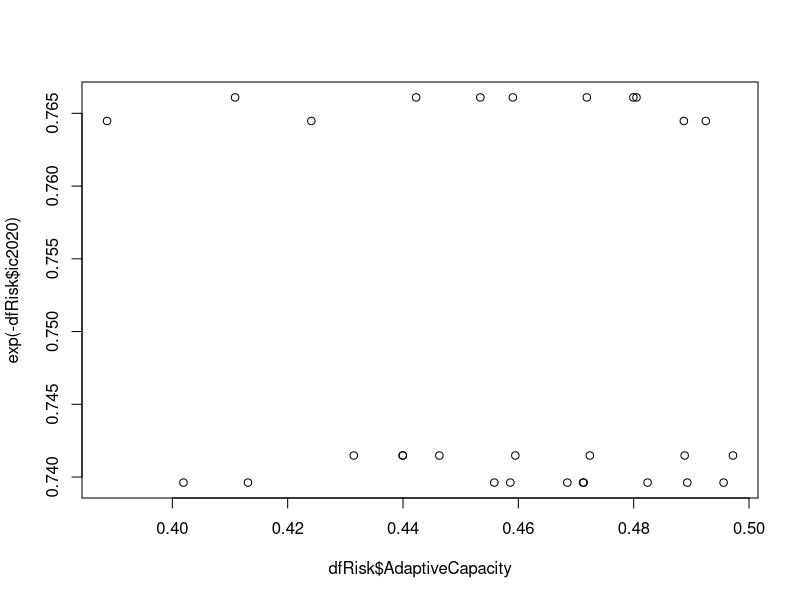
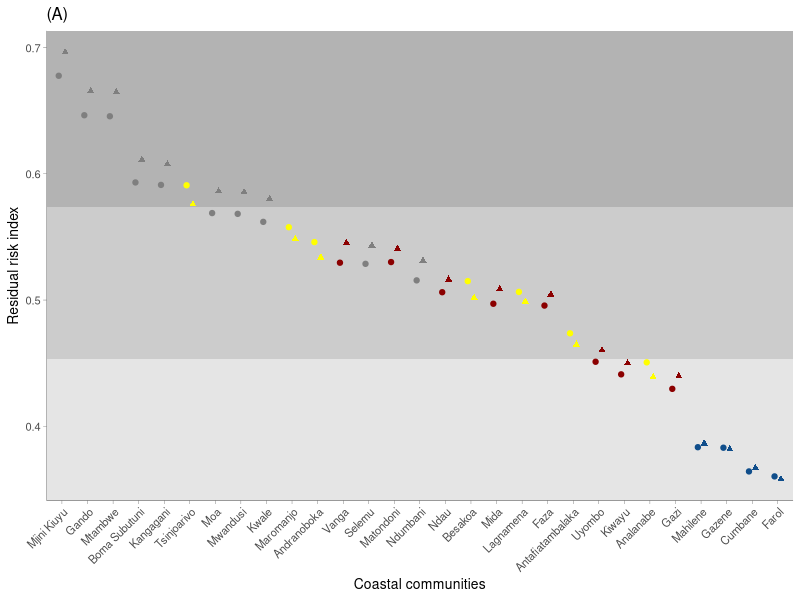
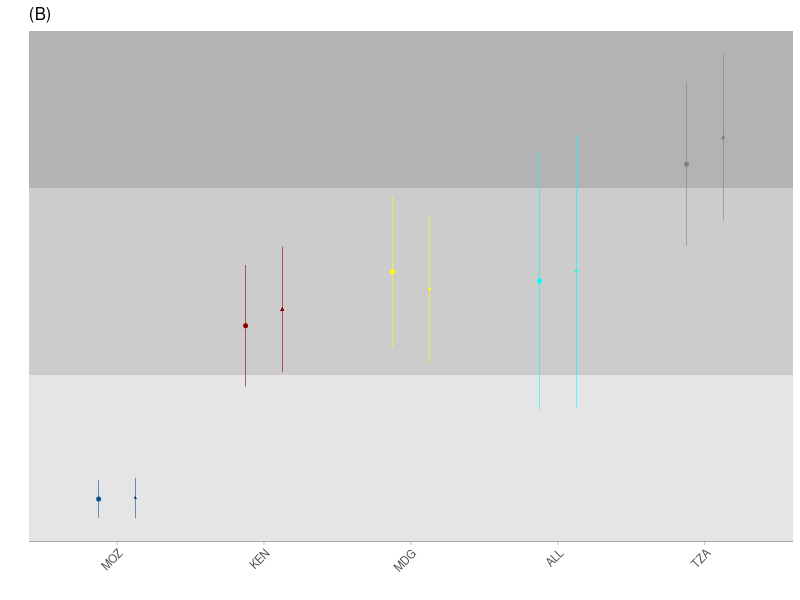
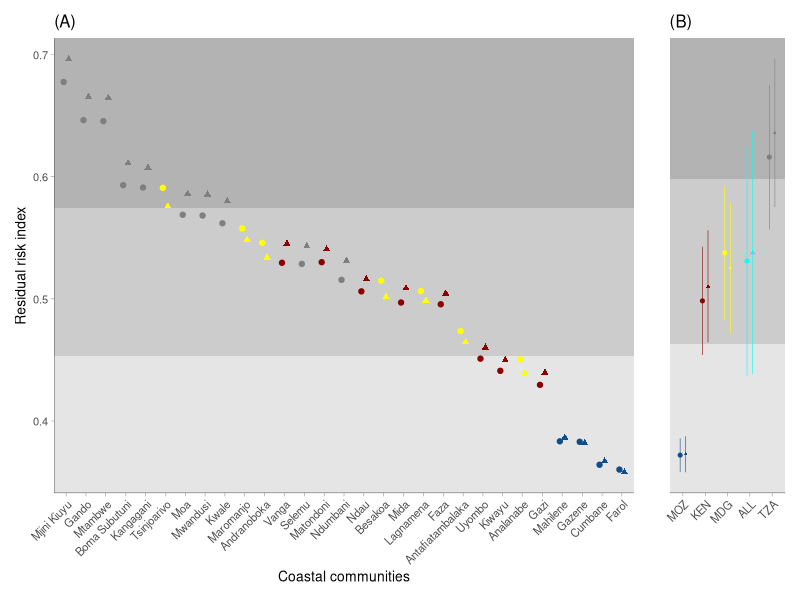
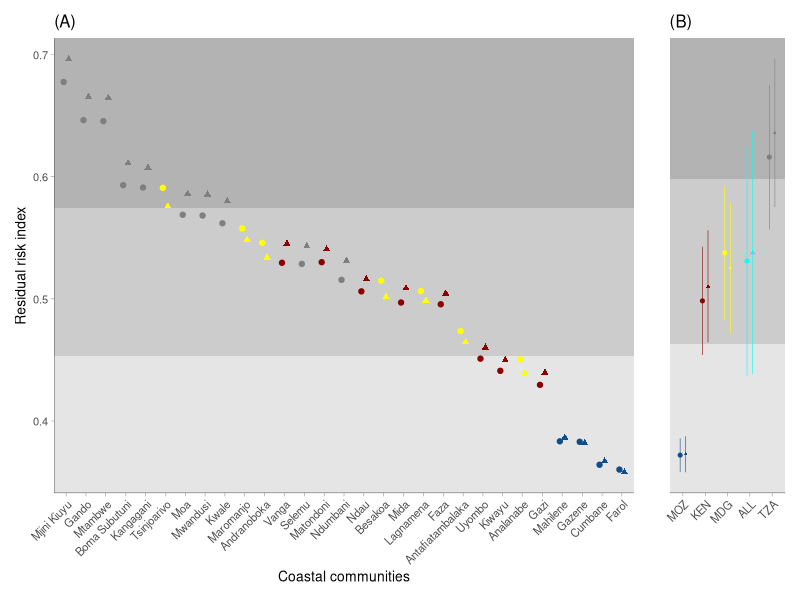

The R source for these figures, in order: (Note: this script raises an error after producing the figures.)
library(tidyverse)
dfRisk <- read_csv("2_Data/sheet/RiskDataFINAL.csv")
dfRisk <- dfRisk %>% mutate(ISO3 = Country,
                            ISO3 = ifelse(ISO3 == "Kenya", "KEN", ISO3),
                            ISO3 = ifelse(ISO3 == "Tanzania", "TZA", ISO3),
                            ISO3 = ifelse(ISO3 == "Madagascar", "MDG", ISO3),
                            ISO3 = ifelse(ISO3 == "Mozambique", "MOZ", ISO3))
I_Ctrl <- read_csv("2_Data/sheet/ImpactControl.csv")
dfRisk <- merge(dfRisk, I_Ctrl, by.x = "ISO3")
plot(dfRisk$AdaptiveCapacity, exp(-dfRisk$ic2020))

##############################################################################################################################
#                                 Estimate potential residual risk and plot difference among villages
#############################################################################################################################
dfRisk<- dfRisk %>% mutate(rr.ssp585 = ((imp.ssp585.2050*Sensitivity)/AdaptiveCapacity)*exp(-ic2020),
                           rr.ssp370 = ((imp.ssp370.2050*Sensitivity)/AdaptiveCapacity)*exp(-ic2020),
                           rr.ssp245 = ((imp.ssp245.2050*Sensitivity)/AdaptiveCapacity)*exp(-ic2020))
df <- rbind(data.frame(sce = "SSP2-4.5", risk = (dfRisk$rr.ssp245), village = dfRisk$Villages, ISO3 = dfRisk$ISO3),
            data.frame(sce = "SSP5-8.5", risk = (dfRisk$rr.ssp370), village = dfRisk$Villages, ISO3 = dfRisk$ISO3))
Q1 <- summary(df$risk)[[2]] #first quartile
Q3 <- summary(df$risk)[[5]] #third quartile
(plt2 <- ggplot(data = df)+
    geom_rect(fill = "grey90", xmin = -Inf, xmax = Inf, ymin = -Inf, ymax = Q1)+
    geom_rect(fill = "grey80", xmin = -Inf, xmax = Inf, ymin = Q1, ymax = Q3)+
    geom_rect(fill = "grey70", xmin = -Inf, xmax = Inf, ymin = Q3, ymax = Inf)+
    #geom_col(aes(reorder(Villages, risk.ssp370.2050), risk.ssp370.2050), width = .2, fill = "grey90")+
    geom_point(aes(x=reorder(village,-risk), y=risk, colour = ISO3, shape = sce), size = 1.5, position = position_dodge2(width =.5))+
    #geom_text(aes(x=reorder(village,risk), y=risk, label = round(risk,2)), size = 2, colour = "black", fontface = "bold",position = position_dodge(width =.5))+
    labs(x = "Coastal communities", y = "Residual risk index", title = "(A)")+
    #scale_y_continuous(expand = c(0,0), limits = c(.25,.55), breaks = seq(.25,.55, 0.05))+
    scale_shape_manual(values = c("SSP2-4.5" = 19, "SSP5-8.5" = 17))+
    theme_classic(base_size = 10)+
    scale_colour_manual(name="", values = c("KEN"="darkred","MDG"="yellow","MOZ"="dodgerblue4","TZA"="grey50"))+
    scale_fill_manual(name="", values = c("KEN"="darkred","MDG"="yellow","MOZ"="dodgerblue4","TZA"="grey50"))+
    theme(legend.position = "", 
          legend.background = element_rect(fill = NA),
          axis.text.x = element_text(angle = 45, vjust = 1, hjust = 1),
          axis.line = element_line(linewidth = .1), 
          axis.ticks = element_line(linewidth = .1)))

#Plots bars for each country
df1 <- dfRisk %>% group_by(ISO3) %>% 
  summarise(mn.370 = mean(rr.ssp370),
            sd.370 = sd(rr.ssp370),
            mn.245 = mean(rr.ssp245),
            sd.245 = sd(rr.ssp245)) %>% ungroup()

df2 <- dfRisk %>% 
  summarise(mn.370 = mean(rr.ssp370),
            sd.370 = sd(rr.ssp370),
            mn.245 = mean(rr.ssp245),
            sd.245 = sd(rr.ssp245)) 
df2 <- cbind(ISO3 = "ALL", df2)
df <- rbind(df1, df2)

df <- rbind(data.frame(sce = "SSP2-4.5", MN = df$mn.245, LL = df$mn.245-df$sd.245, UL = df$mn.245+df$sd.245, ISO3 = df$ISO3),
            data.frame(sce = "SSP3-7.0", MN = df$mn.370, LL = df$mn.370-df$sd.370, UL = df$mn.370+df$sd.370, ISO3 = df$ISO3)) %>% group_by (ISO3) %>% mutate(sortMag = mean(MN))
(plt3 <- ggplot(data = df)+
    geom_rect(fill = "grey90", xmin = -Inf, xmax = Inf, ymin = -Inf, ymax = Q1)+
    geom_rect(fill = "grey80", xmin = -Inf, xmax = Inf, ymin = Q1, ymax = Q3)+
    geom_rect(fill = "grey70", xmin = -Inf, xmax = Inf, ymin = Q3, ymax = Inf)+
    geom_pointrange(aes(x = reorder(ISO3, sortMag), y = MN, ymin = LL, ymax = UL, colour=ISO3, shape = sce),
                    size=.1, linewidth = .2, position = position_dodge(width =.5))+
    scale_colour_manual(name="", values = c("KEN"="darkred","MDG"="yellow","MOZ"="dodgerblue4","TZA"="grey50", "ALL"="cyan"))+
    scale_shape_manual(values = c("SSP2-4.5" = 19, "SSP3-7.0" = 17))+
    labs(y = "", x="", title = "(B)")+
    #scale_y_continuous(expand = c(0,0), limits = c(.25,.55), breaks = seq(.25,.55, 0.05),position = "right")+
    theme_classic(base_size = 10)+
    theme(legend.position = "", 
          panel.background = element_rect(fill = "transparent", colour = NA),
          plot.background = element_rect(fill = "transparent"),
          axis.text.x = element_text(angle = 45, vjust = 1, hjust = 1),
          axis.line.y = element_blank(),
          axis.text.y = element_blank(),
          axis.ticks.y = element_blank(),
          panel.border = element_blank(), 
          axis.line = element_line(linewidth = .1), 
          axis.ticks.x = element_line(linewidth = .1)))
#plt1 + annotation_custom(ggplotGrob(plt2), xmin = 1, xmax = 14, ymin = .5, ymax = .79)
library(patchwork)
plt2+plt3+plot_layout(ncol = 2, widths = c(5,1))
ggsave("3_Outputs/plots/3_RiskResidual.png", dpi = 1200, height = 4, width = 8)

###################################################################################################################
#                     ECONOMIC VALUATION APPROACHES
##################################################################################################################
#Import value coefficients
econValues <- readxl::read_excel("2_Data/sheet/4_EconomicValuations/EcosystemServiceValueCoefficients.xlsx", sheet = "mini")
dfRisk <- merge(dfRisk, econValues, by.x = "ISO3")
#Find total economic value
dfRisk$TEV = ((dfRisk$corals*dfRisk$CoralsVal)+(dfRisk$seagrass*dfRisk$SeagrassVal)+(dfRisk$mangrove*dfRisk$MangroveVal)+(dfRisk$cropcover*dfRisk$CropsVal))/1e4 #divide by 10000 to convert from meters to hectares
plot(dfRisk$TEV/1e6, dfRisk$rr.ssp585)

#Plot Options Spaces based on residual risk and 
df <- rbind(data.frame(sce = "SSP2-4.5", risk = dfRisk$rr.ssp245, TEV = dfRisk$TEV/1e6, village = dfRisk$Villages, ISO3 = dfRisk$ISO3),
            data.frame(sce = "SSP3-7.0", risk = dfRisk$rr.ssp370, TEV = dfRisk$TEV/1e6, village = dfRisk$Villages, ISO3 = dfRisk$ISO3))
yR <- range(df$risk);xR <- range(df$TEV)
yQ1 <- summary(df$risk)[[2]] #first quartile
yQ3 <- summary(df$risk)[[5]] #third quartile

xQ1 <- summary(df$TEV)[[2]] #first quartile
xQ3 <- summary(df$TEV)[[5]] #third quartile

lgd <- expand.grid(x = seq(xR[1],xR[2], diff(xR)/100), 
                   y = seq(yR[1],yR[2], diff(yR)/100)) %>% 
  mutate(x1 = scales::rescale(ifelse(x > xQ1, 1, ifelse(x > xQ3, 2, 3))),
         y1 = scales::rescale(ifelse(y > yQ1, 1, ifelse(y > yQ3, 2, 3))),
         mix = rgb(y1,.5,x1))
(plt1 <- ggplot()+
    # geom_rect(aes(fill = "LL", xmin = -Inf, xmax = MdV, ymin = -Inf, ymax = Q1), show.legend = FALSE)+
    # geom_rect(aes(fill = "ML", xmin = -Inf, xmax = MdV, ymin = Q1, ymax = Q3), show.legend = FALSE)+
    # geom_rect(aes(fill = "HL", xmin = -Inf, xmax = MdV, ymin = Q3, ymax = Inf), show.legend = FALSE)+
    # geom_rect(aes(fill = "LH", xmin = MdV, xmax = Inf, ymin = -Inf, ymax = Q1), show.legend = FALSE)+
    # geom_rect(aes(fill = "MH", xmin = MdV, xmax = Inf, ymin = Q1, ymax = Q3), show.legend = FALSE)+
    # geom_rect(aes(fill = "HH", xmin = MdV, xmax = Inf, ymin = Q3, ymax = Inf), show.legend = FALSE)+
    # scale_fill_manual(values = c("LL"="#595757","ML"="#806587","HL"="#A874B8",
    #                             "LH"="#468C38","MH"="#8CA289","HH"="#D3B9DB")) +
    geom_raster(data = lgd, aes(x = x, y = y, fill = mix))+
    scale_fill_identity()+
    geom_point(data = df, aes(x = TEV, y = risk, colour = ISO3, shape=sce), size = 1.5) +
    labs(y = "Residual Climate Risk [Index]", x = "Total Economic Value (2020 US$/y)", title = "Risk Space")+
    scale_colour_manual(name="", values = c("KEN"="darkred","MDG"="yellow","MOZ"="dodgerblue4","TZA"="grey50"))+
    theme_bw(base_size = 10)+
    scale_x_continuous(expand = c(0,0))+scale_y_continuous(expand = c(0,0))+
    scale_shape_manual(values = c("SSP2-4.5" = 19, "SSP3-7.0" = 17))+
    theme(legend.position = "bottom",
          legend.title = element_blank(),
          legend.background = element_rect(fill = NA),
          legend.key.size = unit(1, 'cm'),
          legend.text = element_text(size = 5),
          legend.key.height = unit(.1, 'cm'),
          legend.key.width = unit(.1, 'cm'), 
          
          panel.border = element_blank()))
ggsave("3_Outputs/plots/xx1.png", width = 4, height = 4, dpi = 1200)

#dfRisk$ld_ssp585 = dfRisk$TEV*dfRisk$rr.ssp585
dfRisk$ld_ssp370 = dfRisk$TEV*dfRisk$rr.ssp370
dfRisk$ld_ssp245 = dfRisk$TEV*dfRisk$rr.ssp245
summary(dfRisk$ld_ssp585)

dfs <- dfRisk[,c("Country","Villages","Sensitivity","AdaptiveCapacity","imp.ssp245.2050","imp.ssp370.2050","rr.ssp245", "rr.ssp370","TEV","ld_ssp245","ld_ssp370")]
write_excel_csv(dfs, "2_Data/sheet/TableS3.csv")
